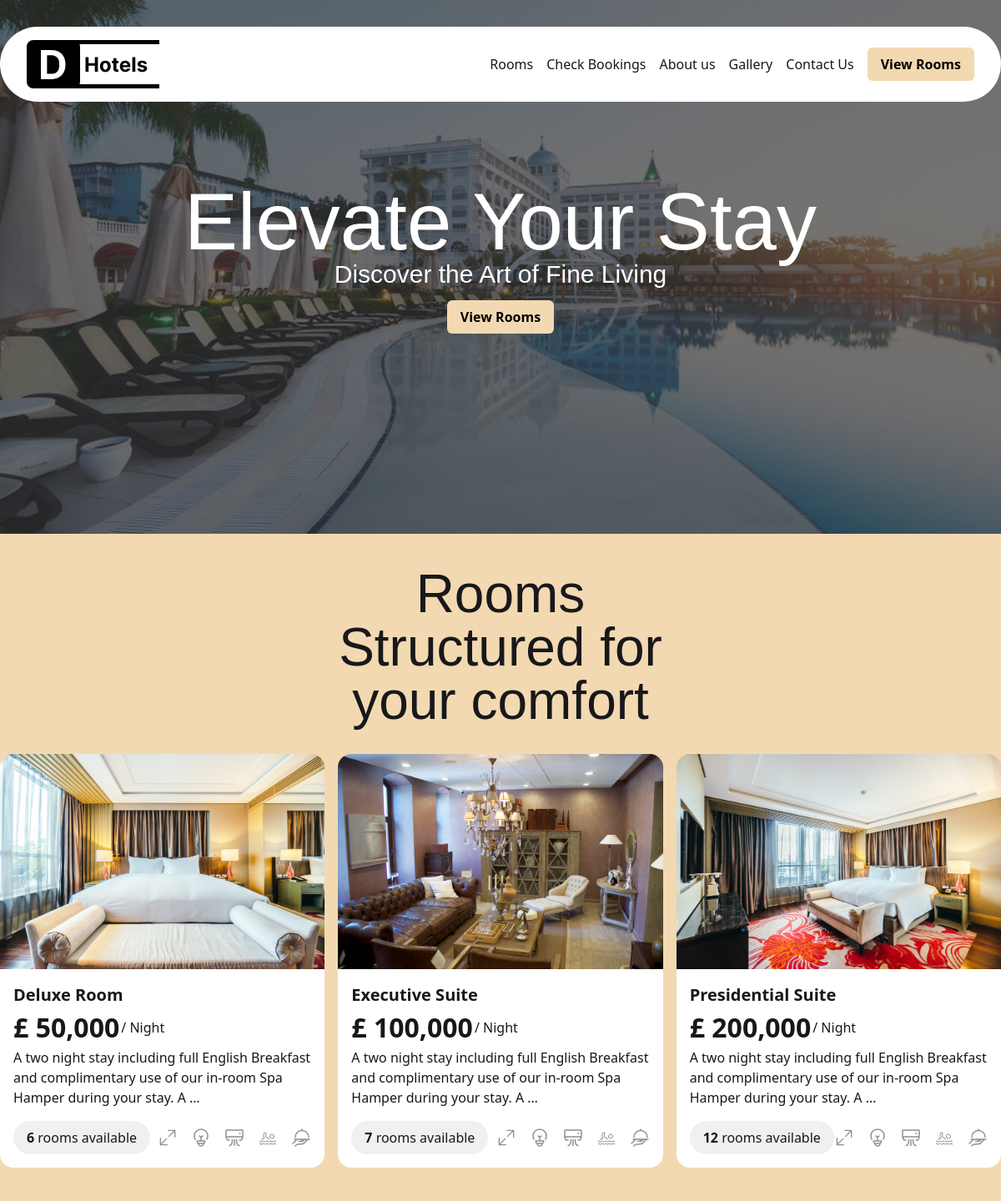
The page / on the database its author committed.
### hotelApp/models.py (models this page shows, shortened)
class HotelRoomsModel(models.Model):
    room_name = models.CharField(max_length=100)
    slug = AutoSlugField(populate_from='room_name', null=True, blank=True)
    room_image = models.ImageField(null=True, blank=True, upload_to="media/")
    room_description = models.TextField(max_length=2000)
    room_no = models.IntegerField()
    room_price = models.IntegerField()
    room_dimension = models.CharField(max_length=50)
    room_bed_no = models.CharField(max_length=50)
    room_occupants_no = models.CharField(max_length=100)
    room_meal_access = models.CharField(max_length=100)
    room_electricity = models.BooleanField(default=True)
    room_AC = models.BooleanField(default=True)
    room_pool_access = models.BooleanField(default=True)

### hotelApp/views.py (the view)
# urls.py: path('', home_view, name='home'),
def home_view(request):
    rooms = HotelRoomsModel.objects.all()
    user = request.user
    context = {
        "rooms" : rooms,
        "user" : user,
    }
    return render(request, "index.html", context)

### hotelApp/templates/index.html (shortened to what this page needs)
{% load tailwind_tags %}
{% load static %}
{% load humanize %}
<!DOCTYPE html>
<html lang="en">
<head>
    <link rel="stylesheet" href="https://cdn.jsdelivr.net/npm/flatpickr/dist/flatpickr.min.css">
    {% tailwind_css %}
</head>
<body>
    {% block content %}
    <div class="sm:h-[40rem] h-fit bg-no-repeat bg-cover" style="background-image: url('{% static 'images/hero-img.jpg' %}')">
        {% include 'components/navbar.html' %}
        <div class="w-full py-24 flex flex-col items-center sm:px-0 px-4">
            <h1 class="font-olivera text-[4rem] sm:text-[6rem] leading-none text-white"> Elevate Your Stay </h1>
            <p class="font-olivera text-3xl leading-none text-white pt-[-16px]"> Discover the Art of Fine Living </p>
            <button class="px-4 py-2 bg-[#F2D9B1] font-semibold text-black rounded-md mt-4 cursor-pointer"> View Rooms </button>
        </div>
    </div>
     <div class="w-full bg-[#F2D9B1] flex items-center justify-center py-[40px]">
        <div class="w-[1300px] flex items-center justify-center flex-col gap-8">
            <h2 class="font-olivera text-[3rem]  sm:text-[4rem] w-[300px] sm:w-[400px] text-center leading-none "> Rooms Structured for your comfort </h2>
            <div class="w-full flex flex-col sm:flex-row  gap-4 px-4 sm:px-0 " >
            {% for room in rooms %}
                <div class="w-full rounded-2xl overflow-hidden h-fit">
                    <img src="{{ room.room_image }}" alt="" class="h-[258px] w-full object-cover ">
                    <div class="w-full py-4 px-4 bg-white">
                        <h3 class="text-[20px] font-semibold"> <a href="{% url 'room-detail' room.slug %}"> {{room.room_name}} </a> </h3>
                        <span class="flex items-center gap-0.5"> <p class="text-[32px] font-bold"> £ {{room.room_price|intcomma }}  </p>  / Night </span>
                        <p> {{room.room_description|truncatewords:20  }} </p>
                        <div class="w-full flex  justify-between items-center pt-4">
                            <p class="py-2 px-4 bg-[#F0F0F0] w-fit rounded-full"> <span class="font-bold"> {{room.room_no}} </span> rooms available </p>
                            <div class="flex flex-row gap-4">
                                <i title="Size"> <img src="{% static 'icons/size-icon.svg' %}" alt="size-icon" > </i>
                                <i title="Electricty"> <img src="{% static 'icons/bulb-icon.svg' %}" alt="size-icon" > </i>
                                <i title="A/C"> <img src="{% static 'icons/AC-icon.svg' %}" alt="size-icon" > </i>
                                <i title="Pool"> <img src="{% static 'icons/pool-icon.svg' %}" alt="size-icon" > </i>
                                <i title="Meals"> <img src="{% static 'icons/food-icon.svg' %}" alt="size-icon" ></i>
                            </div>
                        </div>
                    </div>
                </div>
            {% endfor %}
            </div>
        </div>
     </div>
     {% endblock %}
</body>
</html>

### rows shown on the page
HotelRoomsModel: room_image (picture), room_name "Deluxe Room", room_price "50,000", room_description "A two night stay including full English Breakfast and complimentary use of our in-room Spa Hamper during your stay. A …", room_no "6"
HotelRoomsModel: room_image (picture), room_name "Executive Suite", room_price "100,000", room_description "A two night stay including full English Breakfast and complimentary use of our in-room Spa Hamper during your stay. A …", room_no "7"
HotelRoomsModel: room_image (picture), room_name "Presidential Suite", room_price "200,000", room_description "A two night stay including full English Breakfast and complimentary use of our in-room Spa Hamper during your stay. A …", room_no "12"
